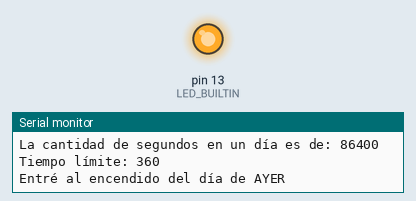
Bench run of a sketch on a simulated Arduino Uno, built with avr-gcc and run on an emulated ATmega328P. Parts: output pins drawn as LEDs (lit = HIGH), the last lines printed to the serial monitor.

Above: at 4.4 s.
At 63.9 s:
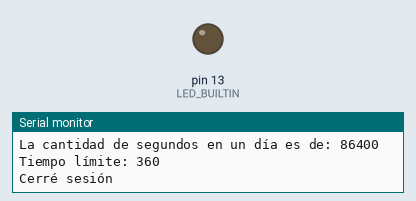
Timing chart, 0 to 65.4 s (numbered marks = the images above):
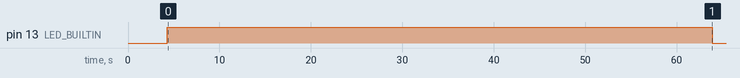

The sketch:

Arduino_Pruebas.ino
```cpp
#include <DHT.h>
#include <TimeLib.h>
#include <Time.h>
#include <TimeAlarms.h>
#include <SoftwareSerial.h>
#define DHTPIN 4
#define DHTTYPE DHT22
#define PINRELE1 8
#define PINRELE2 9
#define PINRELE3 10
#define PINRELE4 11
#define PINSENSORSUELO A0

enum TipoRele{
    luces,
    humed,
    suelo,
    venti
};

struct DataRele{
  unsigned short int inicio;
  unsigned short int fin;
  unsigned short int minutos;
  bool manual;
};


SoftwareSerial bt(2, 3);
DHT dht(DHTPIN, DHTTYPE);

time_t tEncendidoR1 = now();
time_t tEncendidoR2 = now();
time_t tEncendidoR3 = now();
time_t tEncendidoR4 = now();

bool r1IsOn = false;
bool r2IsOn = false;
bool r3IsOn = false;
bool r4IsOn = false;
bool infoActualizadaLuces = true;
bool infoActualizadaRiego = true;
char msjRec[256];
char msjR1[2], msjR2[2], msjR3[2], msjR4[2];

float _lastH = -1;
float _lastT = -1;
float _suelo = 0;
int cantNoLeidosT = 0;
int cantNoLeidosH = 0;

time_t horaInicial = now();

TipoRele tipo1 = luces;
TipoRele tipo2 = humed;
TipoRele tipo3 = suelo;
TipoRele tipo4 = venti;

DataRele dataR1 = {23, 6, 59, false}; //luces: tiempo //INICIO 10, FIN 1 MINUTOS, 2 MINUTOS => INICIO: 10:02 AM
DataRele dataR2 = {25, 45, 0, false}; // humedad: humedad ambiente
DataRele dataR3 = {10, 20, 0, false}; //riego: tiempo
DataRele dataR4 = {35, 25, 0, false}; //venti: temperatura ambiente

void getDateTime();
void verifyReleStatus();


void setup() {
  Serial.begin(9600);
  bt.begin(9600);
  pinMode(LED_BUILTIN, OUTPUT);
  digitalWrite(LED_BUILTIN, LOW);
  getDateTime();
}

void loop() {

  delay(2000);
  verifyReleStatus();

}

/*

void verifyReleStatus(){

  if(_suelo < dataR1.fin)
    digitalWrite(LED_BUILTIN, LOW);
  else if(_suelo >= dataR1.fin)
    digitalWrite(LED_BUILTIN, HIGH);

  tmElements_t timeNow = {0, minute(), hour(), weekday(), day(), month(), year() };
  tmElements_t releData = {0, dataR1.minutos, dataR1.inicio, weekday(), day(), month(), year() };
  //tm releData = {0, dataR1.minutos, dataR1.inicio, weekday(), day(), month(), year() };

  time_t t_ahora = makeTime(timeNow);
  time_t t_rele = makeTime(releData);

  long int diferencia = difftime(t_ahora, t_rele);
  unsigned long int max = dataR1.fin * 60;
  bool dentroDeRango = (diferencia >= 0) && (diferencia < max);

  Serial.println("La diferencia de segundos es de: " + String(diferencia));

  Serial.println("Tiempo límite: " + String(max));

  if(dentroDeRango)
    digitalWrite(LED_BUILTIN, HIGH);
  else
    digitalWrite(LED_BUILTIN, LOW);
  delay(4500);

}

*/

void verifyReleStatus(){

  tmElements_t timeNow = {0, minute(), hour(), weekday(), day(), month(), year() };
  tmElements_t releData = {0, dataR1.minutos, dataR1.inicio, weekday(), day(), month(), year() };
  tmElements_t timeNowMinusOne = {0, 0,0, 0, 1, 0, 0 };
  //tm releData = {0, dataR1.minutos, dataR1.inicio, weekday(), day(), month(), year() };

  time_t t_ahora = makeTime(timeNow);
  time_t t_rele = makeTime(releData);
  time_t t_rele_ayer = t_rele - SECS_PER_DAY;

  long int diferencia = difftime(t_ahora, t_rele);
  long int diferenciaMenosUnDia = difftime(t_ahora, t_rele_ayer);
  unsigned long int max = dataR1.fin * 60;
  bool dentroDeRango = (diferencia >= 0) && (diferencia < max);
  bool dentroDeRangoDeAyer = (diferenciaMenosUnDia >= 0) && (diferenciaMenosUnDia < max);

  Serial.println("La diferencia de segundos es de: " + String(diferencia));
  Serial.println(" ");
  Serial.println("La diferencia de segundos MENOS UN DÍA es de: " + String(diferenciaMenosUnDia));
  Serial.println(" ");
  Serial.println("La cantidad de segundos en un día es de: " + String(SECS_PER_DAY));
  Serial.println("Tiempo límite: " + String(max));

  delay(2000);

  if(dentroDeRango){
    digitalWrite(LED_BUILTIN, HIGH);
    Serial.println("Entré al encendido del día de HOY");
  }
  else if(dentroDeRangoDeAyer){
    Serial.println("Entré al encendido del día de AYER");
    digitalWrite(LED_BUILTIN, HIGH);
  }
  else{
    Serial.println("Cerré sesión");
    digitalWrite(LED_BUILTIN, LOW);
  }
  delay(2500);

}

void getDateTime(){

  int hora = 00, min = 04, sec = 0, mes = 1, dia = 2, year = 2010 - 1970;

  setTime(hora, min, sec, mes, dia, year);
  horaInicial = now();
  delay(100);
  Serial.flush();
  delay(100);
}
```

Measured:
- by itself, pin 13 (LED_BUILTIN): LOW → HIGH at 4.3 s, → LOW 59.6 s later
